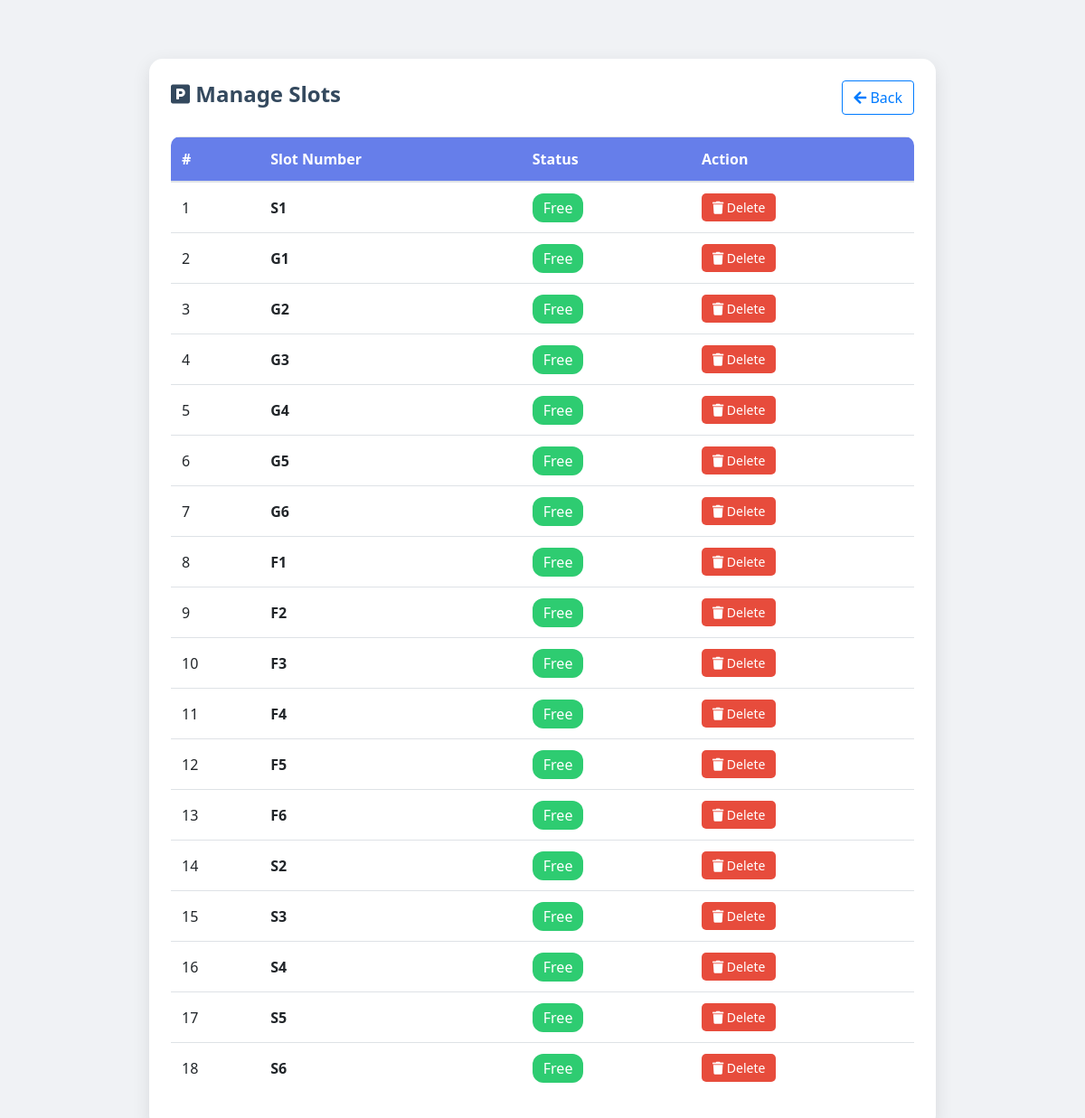
/admin/manage-slots.php (signed in), run on the app's committed database.
### tables this page shows
CREATE TABLE `slots` (
  `slot_id` int(11) NOT NULL,
  `slot_number` varchar(20) NOT NULL,
  `floor_id` int(11) DEFAULT NULL,
  `vehicle_type` enum('Car','Bike') NOT NULL,
  `status` enum('free','occupied') DEFAULT 'free'
);

### admin/manage-slots.php (the view, shortened to what this page needs)
<?php
include('../includes/dbconnection.php');
?>
<!DOCTYPE html>
<html lang="en">
<head>
<link rel="stylesheet" href="https://cdn.jsdelivr.net/npm/bootstrap@4.6.2/dist/css/bootstrap.min.css">
<link rel="stylesheet" href="https://cdnjs.cloudflare.com/ajax/libs/font-awesome/5.15.4/css/all.min.css">
</head>
<body>
<div class="content">
<div class="card p-4">
<div class="d-flex justify-content-between align-items-center mb-4">
    <h4 class="page-title"><i class="fas fa-parking"></i> Manage Slots</h4>
    <a href="dashboard.php" class="btn btn-outline-primary">
        <i class="fas fa-arrow-left"></i> Back
    </a>
</div>
<table class="table table-hover table-responsive-md">
<thead>
<tr>
<th>#</th>
<th>Slot Number</th>
<th>Status</th>
<th>Action</th>
</tr>
</thead>
<tbody>
<?php
$query = mysqli_query($con, "SELECT * FROM slots");
$i = 1;
while($row = mysqli_fetch_assoc($query)){
?>
<tr>
<td><?php echo $i++; ?></td>
<td><b><?php echo htmlspecialchars($row['slot_number']); ?></b></td>
<td>
<?php if($row['status'] == 'free'){ ?>
<span class="badge-free">Free</span>
<?php } else { ?>
<span class="badge-occupied">Occupied</span>
<?php } ?>
</td>
<td>
<a href="?del=<?php echo $row['slot_id']; ?>"
   class="btn btn-sm btn-delete"
   onclick="return confirm('Are you sure you want to delete this slot?')">
   <i class="fas fa-trash"></i> Delete
</a>
</td>
</tr>
<?php } ?>
</tbody>
</table>
</div>
</div>
</body>
</html>

### admin/manage-slots.php (style rules this page uses)
body { background:#f0f2f5; font-family:'Segoe UI', sans-serif; }
.page-title { font-weight:700; color:#34495e; }
.card { border:none; border-radius:15px; box-shadow:0 6px 20px rgba(0,0,0,0.1); }
.table { background:white; border-radius:10px; overflow:hidden; }
.table thead { background:#667eea; color:white; font-weight:600; }
.table td, .table th { vertical-align:middle; }
.badge-free { background:#2ecc71; color:white; padding:5px 12px; border-radius:12px; font-weight:500; }
.btn-delete { background:#e74c3c; color:white; border:none; border-radius:5px; padding:5px 12px; transition:0.3s; }
.content { margin:50px auto; max-width:900px; padding:15px; }

### data on the page
slots: slot_number "S1", status "Free"
slots: slot_number "G1", status "Free"
slots: slot_number "G2", status "Free"
slots: slot_number "G3", status "Free"
slots: slot_number "G4", status "Free"
slots: slot_number "G5", status "Free"
slots: slot_number "G6", status "Free"
slots: slot_number "F1", status "Free"
slots: slot_number "F2", status "Free"
slots: slot_number "F3", status "Free"
slots: slot_number "F4", status "Free"
slots: slot_number "F5", status "Free"
slots: slot_number "F6", status "Free"
slots: slot_number "S2", status "Free"
slots: slot_number "S3", status "Free"
slots: slot_number "S4", status "Free"
slots: slot_number "S5", status "Free"
slots: slot_number "S6", status "Free"
